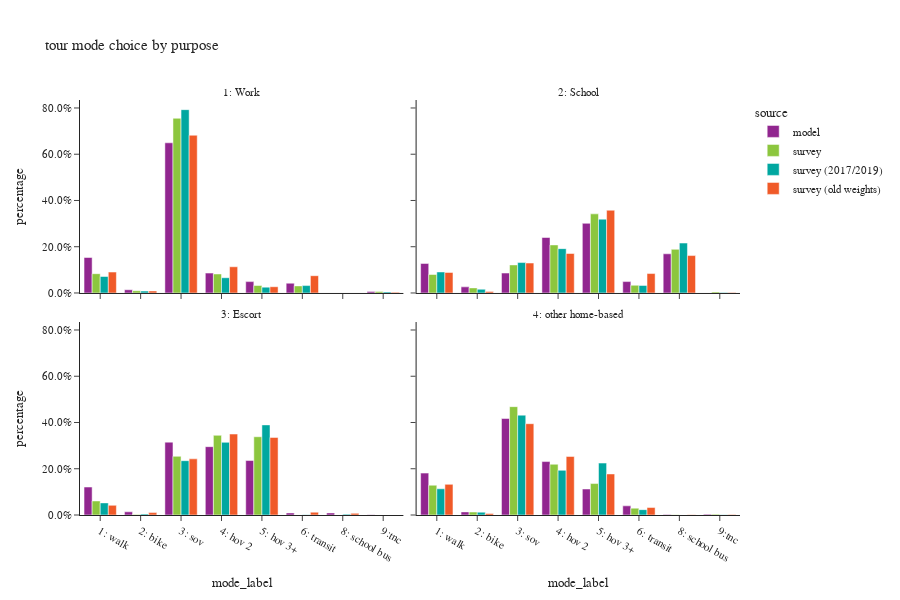

Here is the notebook cell this chart was saved with:
### Code cell
plot_mode_choice(df_trip,"tour mode choice by purpose")

### Figure 1 — Plotly figure (JSON) as saved in the notebook; plotly's stock layout.template omitted (floating-point values rounded to 4 significant figures)
{"data": [{"alignmentgroup": "True", "customdata": [[198702], [18035], [841278], [111402], [63665], [54767], [7637]], "hovertemplate": "source=model<br>dpurp_label=1: Work<br>mode_label=%{x}<br>percentage=%{y}<br>sample count=%{customdata[0]}<extra></extra>", "legendgroup": "model", "marker": {"color": "#91268F", "pattern": {"shape": ""}}, "name": "model", "offsetgroup": "model", "orientation": "v", "showlegend": true, "textposition": "auto", "type": "bar", "x": ["1: walk", "2: bike", "3: sov", "4: hov 2", "5: hov 3+", "6: transit", "9:tnc"], "xaxis": "x3", "y": [0.1534, 0.01392, 0.6494, 0.08599, 0.04914, 0.04228, 0.005895], "yaxis": "y3"}, {"alignmentgroup": "True", "customdata": [[36939], [7637], [24913], [69378], [87114], [14248], [49002], [2]], "hovertemplate": "source=model<br>dpurp_label=2: School<br>mode_label=%{x}<br>percentage=%{y}<br>sample count=%{customdata[0]}<extra></extra>", "legendgroup": "model", "marker": {"color": "#91268F", "pattern": {"shape": ""}}, "name": "model", "offsetgroup": "model", "orientation": "v", "showlegend": false, "textposition": "auto", "type": "bar", "x": ["1: walk", "2: bike", "3: sov", "4: hov 2", "5: hov 3+", "6: transit", "8: school bus", "9:tnc"], "xaxis": "x4", "y": [0.1277, 0.0264, 0.08613, 0.2399, 0.3012, 0.04926, 0.1694, 6.915e-06], "yaxis": "y4"}, {"alignmentgroup": "True", "customdata": [[103902], [11850], [270854], [254036], [202407], [7724], [7746], [1105]], "hovertemplate": "source=model<br>dpurp_label=3: Escort<br>mode_label=%{x}<br>percentage=%{y}<br>sample count=%{customdata[0]}<extra></extra>", "legendgroup": "model", "marker": {"color": "#91268F", "pattern": {"shape": ""}}, "name": "model", "offsetgroup": "model", "orientation": "v", "showlegend": false, "textposition": "auto", "type": "bar", "x": ["1: walk", "2: bike", "3: sov", "4: hov 2", "5: hov 3+", "6: transit", "8: school bus", "9:tnc"], "xaxis": "x", "y": [0.1209, 0.01379, 0.3151, 0.2955, 0.2355, 0.008985, 0.009011, 0.001285], "yaxis": "y"}, {"alignmentgroup": "True", "customdata": [[645274], [48077], [1485587], [822964], [400256], [141053], [6579], [11853]], "hovertemplate": "source=model<br>dpurp_label=4: other home-based<br>mode_label=%{x}<br>percentage=%{y}<br>sample count=%{customdata[0]}<extra></extra>", "legendgroup": "model", "marker": {"color": "#91268F", "pattern": {"shape": ""}}, "name": "model", "offsetgroup": "model", "orientation": "v", "showlegend": false, "textposition": "auto", "type": "bar", "x": ["1: walk", "2: bike", "3: sov", "4: hov 2", "5: hov 3+", "6: transit", "8: school bus", "9:tnc"], "xaxis": "x2", "y": [0.1812, 0.0135, 0.4171, 0.2311, 0.1124, 0.0396, 0.001847, 0.003328], "yaxis": "y2"}, {"alignmentgroup": "True", "customdata": [[642], [159], [2550], [222], [84], [354], [20]], "hovertemplate": "source=survey<br>dpurp_label=1: Work<br>mode_label=%{x}<br>percentage=%{y}<br>sample count=%{customdata[0]}<extra></extra>", "legendgroup": "survey", "marker": {"color": "#8CC63E", "pattern": {"shape": ""}}, "name": "survey", "offsetgroup": "survey", "orientation": "v", "showlegend": true, "textposition": "auto", "type": "bar", "x": ["1: walk", "2: bike", "3: sov", "4: hov 2", "5: hov 3+", "6: transit", "9:tnc"], "xaxis": "x3", "y": [0.08338, 0.009929, 0.7555, 0.08219, 0.03219, 0.03058, 0.006242], "yaxis": "y3"}, {"alignmentgroup": "True", "customdata": [[118], [24], [56], [156], [168], [47], [138], [5]], "hovertemplate": "source=survey<br>dpurp_label=2: School<br>mode_label=%{x}<br>percentage=%{y}<br>sample count=%{customdata[0]}<extra></extra>", "legendgroup": "survey", "marker": {"color": "#8CC63E", "pattern": {"shape": ""}}, "name": "survey", "offsetgroup": "survey", "orientation": "v", "showlegend": false, "textposition": "auto", "type": "bar", "x": ["1: walk", "2: bike", "3: sov", "4: hov 2", "5: hov 3+", "6: transit", "8: school bus", "9:tnc"], "xaxis": "x4", "y": [0.07985, 0.02204, 0.1213, 0.2078, 0.3421, 0.03341, 0.1888, 0.00472], "yaxis": "y4"}, {"alignmentgroup": "True", "customdata": [[173], [28], [471], [633], [472], [8], [3], [1]], "hovertemplate": "source=survey<br>dpurp_label=3: Escort<br>mode_label=%{x}<br>percentage=%{y}<br>sample count=%{customdata[0]}<extra></extra>", "legendgroup": "survey", "marker": {"color": "#8CC63E", "pattern": {"shape": ""}}, "name": "survey", "offsetgroup": "survey", "orientation": "v", "showlegend": false, "textposition": "auto", "type": "bar", "x": ["1: walk", "2: bike", "3: sov", "4: hov 2", "5: hov 3+", "6: transit", "8: school bus", "9:tnc"], "xaxis": "x", "y": [0.06076, 0.001779, 0.2538, 0.3445, 0.3385, 0.0005523, 0.0001312, 6.77e-06], "yaxis": "y"}, {"alignmentgroup": "True", "customdata": [[2883], [274], [4679], [2302], [1031], [431], [14], [37]], "hovertemplate": "source=survey<br>dpurp_label=4: other home-based<br>mode_label=%{x}<br>percentage=%{y}<br>sample count=%{customdata[0]}<extra></extra>", "legendgroup": "survey", "marker": {"color": "#8CC63E", "pattern": {"shape": ""}}, "name": "survey", "offsetgroup": "survey", "orientation": "v", "showlegend": false, "textposition": "auto", "type": "bar", "x": ["1: walk", "2: bike", "3: sov", "4: hov 2", "5: hov 3+", "6: transit", "8: school bus", "9:tnc"], "xaxis": "x2", "y": [0.1288, 0.01278, 0.4686, 0.2194, 0.136, 0.02968, 0.001481, 0.003301], "yaxis": "y2"}, {"alignmentgroup": "True", "customdata": [[599], [171], [2502], [230], [76], [367], [17]], "hovertemplate": "source=survey (2017/2019)<br>dpurp_label=1: Work<br>mode_label=%{x}<br>percentage=%{y}<br>sample count=%{customdata[0]}<extra></extra>", "legendgroup": "survey (2017/2019)", "marker": {"color": "#00A7A0", "pattern": {"shape": ""}}, "name": "survey (2017/2019)", "offsetgroup": "survey (2017/2019)", "orientation": "v", "showlegend": true, "textposition": "auto", "type": "bar", "x": ["1: walk", "2: bike", "3: sov", "4: hov 2", "5: hov 3+", "6: transit", "9:tnc"], "xaxis": "x3", "y": [0.07127, 0.008328, 0.7928, 0.06591, 0.02523, 0.03192, 0.004584], "yaxis": "y3"}, {"alignmentgroup": "True", "customdata": [[106], [29], [62], [159], [179], [40], [140], [1]], "hovertemplate": "source=survey (2017/2019)<br>dpurp_label=2: School<br>mode_label=%{x}<br>percentage=%{y}<br>sample count=%{customdata[0]}<extra></extra>", "legendgroup": "survey (2017/2019)", "marker": {"color": "#00A7A0", "pattern": {"shape": ""}}, "name": "survey (2017/2019)", "offsetgroup": "survey (2017/2019)", "orientation": "v", "showlegend": false, "textposition": "auto", "type": "bar", "x": ["1: walk", "2: bike", "3: sov", "4: hov 2", "5: hov 3+", "6: transit", "8: school bus", "9:tnc"], "xaxis": "x4", "y": [0.09087, 0.01611, 0.1316, 0.1917, 0.3192, 0.03263, 0.2158, 0.002064], "yaxis": "y4"}, {"alignmentgroup": "True", "customdata": [[195], [37], [524], [676], [526], [11], [5], [1]], "hovertemplate": "source=survey (2017/2019)<br>dpurp_label=3: Escort<br>mode_label=%{x}<br>percentage=%{y}<br>sample count=%{customdata[0]}<extra></extra>", "legendgroup": "survey (2017/2019)", "marker": {"color": "#00A7A0", "pattern": {"shape": ""}}, "name": "survey (2017/2019)", "offsetgroup": "survey (2017/2019)", "orientation": "v", "showlegend": false, "textposition": "auto", "type": "bar", "x": ["1: walk", "2: bike", "3: sov", "4: hov 2", "5: hov 3+", "6: transit", "8: school bus", "9:tnc"], "xaxis": "x", "y": [0.05241, 0.003826, 0.2349, 0.3141, 0.3897, 0.001314, 0.003706, 5.485e-06], "yaxis": "y"}, {"alignmentgroup": "True", "customdata": [[2690], [294], [4406], [2169], [968], [407], [6], [29]], "hovertemplate": "source=survey (2017/2019)<br>dpurp_label=4: other home-based<br>mode_label=%{x}<br>percentage=%{y}<br>sample count=%{customdata[0]}<extra></extra>", "legendgroup": "survey (2017/2019)", "marker": {"color": "#00A7A0", "pattern": {"shape": ""}}, "name": "survey (2017/2019)", "offsetgroup": "survey (2017/2019)", "orientation": "v", "showlegend": false, "textposition": "auto", "type": "bar", "x": ["1: walk", "2: bike", "3: sov", "4: hov 2", "5: hov 3+", "6: transit", "8: school bus", "9:tnc"], "xaxis": "x2", "y": [0.1134, 0.01223, 0.4318, 0.1932, 0.2246, 0.0232, 0.0001412, 0.001482], "yaxis": "y2"}, {"alignmentgroup": "True", "customdata": [[2473], [302], [5608], [952], [296], [2426], [31], [155]], "hovertemplate": "source=survey (old weights)<br>dpurp_label=1: Work<br>mode_label=%{x}<br>percentage=%{y}<br>sample count=%{customdata[0]}<extra></extra>", "legendgroup": "survey (old weights)", "marker": {"color": "#F05A28", "pattern": {"shape": ""}}, "name": "survey (old weights)", "offsetgroup": "survey (old weights)", "orientation": "v", "showlegend": true, "textposition": "auto", "type": "bar", "x": ["1: walk", "2: bike", "3: sov", "4: hov 2", "5: hov 3+", "6: transit", "8: school bus", "9:tnc"], "xaxis": "x3", "y": [0.09047, 0.008831, 0.6821, 0.1133, 0.02705, 0.07476, 0.0003625, 0.003148], "yaxis": "y3"}, {"alignmentgroup": "True", "customdata": [[381], [50], [178], [425], [412], [279], [227], [17]], "hovertemplate": "source=survey (old weights)<br>dpurp_label=2: School<br>mode_label=%{x}<br>percentage=%{y}<br>sample count=%{customdata[0]}<extra></extra>", "legendgroup": "survey (old weights)", "marker": {"color": "#F05A28", "pattern": {"shape": ""}}, "name": "survey (old weights)", "offsetgroup": "survey (old weights)", "orientation": "v", "showlegend": false, "textposition": "auto", "type": "bar", "x": ["1: walk", "2: bike", "3: sov", "4: hov 2", "5: hov 3+", "6: transit", "8: school bus", "9:tnc"], "xaxis": "x4", "y": [0.08878, 0.005987, 0.1294, 0.1706, 0.3578, 0.08396, 0.1618, 0.00161], "yaxis": "y4"}, {"alignmentgroup": "True", "customdata": [[310], [33], [875], [1467], [1007], [92], [4], [6]], "hovertemplate": "source=survey (old weights)<br>dpurp_label=3: Escort<br>mode_label=%{x}<br>percentage=%{y}<br>sample count=%{customdata[0]}<extra></extra>", "legendgroup": "survey (old weights)", "marker": {"color": "#F05A28", "pattern": {"shape": ""}}, "name": "survey (old weights)", "offsetgroup": "survey (old weights)", "orientation": "v", "showlegend": false, "textposition": "auto", "type": "bar", "x": ["1: walk", "2: bike", "3: sov", "4: hov 2", "5: hov 3+", "6: transit", "8: school bus", "9:tnc"], "xaxis": "x", "y": [0.04189, 0.01043, 0.2428, 0.3501, 0.3354, 0.01213, 0.007092, 8.697e-05], "yaxis": "y"}, {"alignmentgroup": "True", "customdata": [[6926], [297], [7898], [4626], [2646], [1689], [33], [183]], "hovertemplate": "source=survey (old weights)<br>dpurp_label=4: other home-based<br>mode_label=%{x}<br>percentage=%{y}<br>sample count=%{customdata[0]}<extra></extra>", "legendgroup": "survey (old weights)", "marker": {"color": "#F05A28", "pattern": {"shape": ""}}, "name": "survey (old weights)", "offsetgroup": "survey (old weights)", "orientation": "v", "showlegend": false, "textposition": "auto", "type": "bar", "x": ["1: walk", "2: bike", "3: sov", "4: hov 2", "5: hov 3+", "6: transit", "8: school bus", "9:tnc"], "xaxis": "x2", "y": [0.1325, 0.0064, 0.3948, 0.2532, 0.1775, 0.03225, 0.001043, 0.002267], "yaxis": "y2"}], "layout": {"annotations": [{"font": {}, "showarrow": false, "text": "3: Escort", "x": 0.245, "xanchor": "center", "xref": "paper", "y": 0.465, "yanchor": "bottom", "yref": "paper"}, {"font": {}, "showarrow": false, "text": "4: other home-based", "x": 0.755, "xanchor": "center", "xref": "paper", "y": 0.465, "yanchor": "bottom", "yref": "paper"}, {"font": {}, "showarrow": false, "text": "1: Work", "x": 0.245, "xanchor": "center", "xref": "paper", "y": 1.0, "yanchor": "bottom", "yref": "paper"}, {"font": {}, "showarrow": false, "text": "2: School", "x": 0.755, "xanchor": "center", "xref": "paper", "y": 1.0, "yanchor": "bottom", "yref": "paper"}], "barmode": "group", "font": {"size": 11}, "height": 600, "legend": {"title": {"text": "source"}, "tracegroupgap": 0}, "title": {"text": "tour mode choice by purpose"}, "width": 900, "xaxis": {"anchor": "y", "categoryorder": "category ascending", "domain": [0.0, 0.49], "dtick": 1, "title": {"text": "mode_label"}}, "xaxis2": {"anchor": "y2", "domain": [0.51, 1.0], "matches": "x", "title": {"text": "mode_label"}}, "xaxis3": {"anchor": "y3", "domain": [0.0, 0.49], "matches": "x", "showticklabels": false}, "xaxis4": {"anchor": "y4", "domain": [0.51, 1.0], "matches": "x", "showticklabels": false}, "yaxis": {"anchor": "x", "domain": [0.0, 0.465], "tickformat": ".1%", "title": {"text": "percentage"}}, "yaxis2": {"anchor": "x2", "domain": [0.0, 0.465], "matches": "y", "showticklabels": false, "tickformat": ".1%"}, "yaxis3": {"anchor": "x3", "domain": [0.535, 1.0], "matches": "y", "tickformat": ".1%", "title": {"text": "percentage"}}, "yaxis4": {"anchor": "x4", "domain": [0.535, 1.0], "matches": "y", "showticklabels": false, "tickformat": ".1%"}}}
